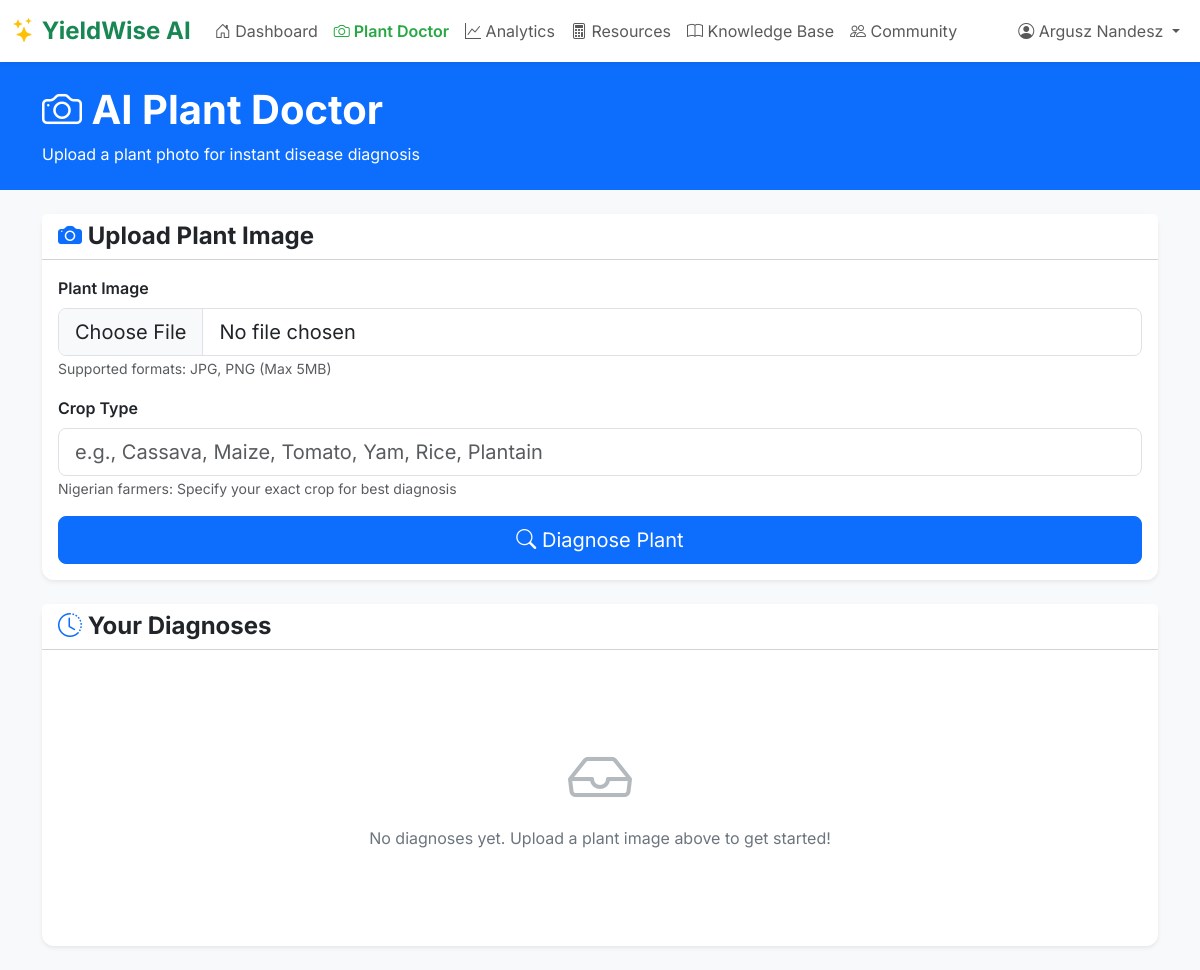
The app's page /diagnostician (signed in), older data.
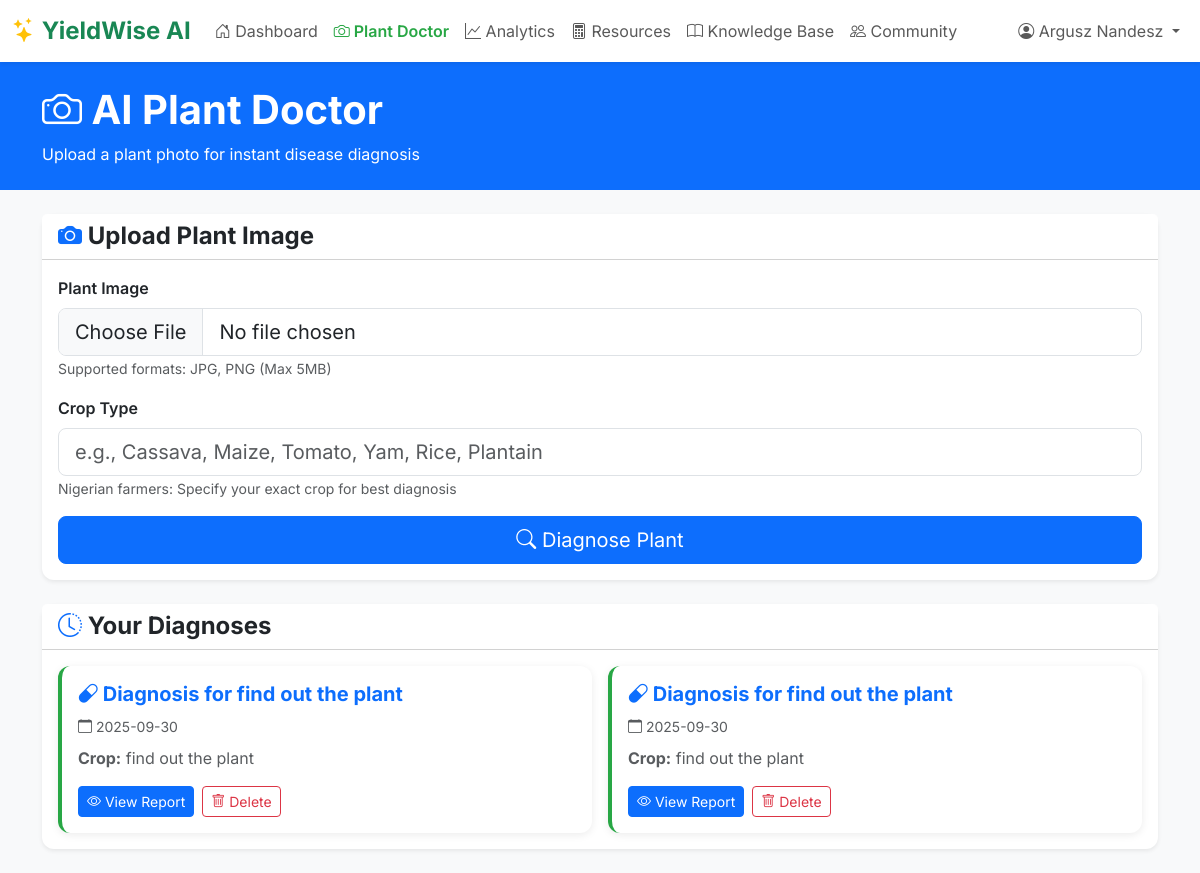
The same page, newer data.
### tables this page shows
CREATE TABLE users (id INTEGER PRIMARY KEY AUTOINCREMENT, email TEXT NOT NULL UNIQUE, password TEXT NOT NULL, name TEXT NOT NULL);

CREATE TABLE diagnoses (id INTEGER PRIMARY KEY AUTOINCREMENT, user_id INTEGER NOT NULL, title TEXT NOT NULL, crop_type TEXT, report_html TEXT NOT NULL, created_at TIMESTAMP DEFAULT CURRENT_TIMESTAMP, FOREIGN KEY (user_id) REFERENCES users (id));

### app.py (the view)
@app.route('/diagnostician', methods=['GET'])
@login_required
def diagnostician():
    conn = get_db_connection()
    plans = conn.execute('SELECT * FROM farm_plans WHERE user_id = ? ORDER BY created_at DESC', (current_user.id,)).fetchall()
    diagnoses = conn.execute('SELECT * FROM diagnoses WHERE user_id = ? ORDER BY created_at DESC', (current_user.id,)).fetchall()
    conn.close()
    return render_template('diagnostician.html', plans=plans, diagnoses=diagnoses)

### app.py (called while the page is built)
def get_db_connection():
    conn = sqlite3.connect('yieldwise.db', check_same_thread=False, detect_types=sqlite3.PARSE_DECLTYPES | sqlite3.PARSE_COLNAMES)
    conn.row_factory = sqlite3.Row
    return conn

@app.template_filter('dateformat')
def dateformat(value, format='%Y-%m-%d'):
    if value is None: return ""
    if isinstance(value, str):
        try: value = datetime.strptime(value, '%Y-%m-%d %H:%M:%S')
        except (ValueError, TypeError): return value
    if hasattr(value, 'strftime'): return value.strftime(format)
    return value

@login_manager.user_loader
def load_user(user_id):
    conn = get_db_connection()
    user_data = conn.execute('SELECT * FROM users WHERE id = ?', (user_id,)).fetchone()
    conn.close()
    if user_data: return User(user_data['id'], user_data['email'], user_data['password'], user_data['name'])
    return None

### templates/diagnostician.html (shortened to what this page needs)
{% extends "base.html" %}
{% block content %}
<div class="bg-primary text-white py-4">
    <div class="container">
        <h1 class="fw-bold mb-2">
            <i class="bi bi-camera"></i> AI Plant Doctor
        </h1>
        <p class="mb-0">Upload a plant photo for instant disease diagnosis</p>
    </div>
</div>
<div class="container py-4">
    <div class="card shadow-sm mb-4">
        <div class="card-header bg-white">
            <h4 class="mb-0 fw-bold"><i class="bi bi-camera-fill text-primary"></i> Upload Plant Image</h4>
        </div>
        <div class="card-body">
            <form id="diagnosis-form" enctype="multipart/form-data">
                <div class="mb-3">
                    <label class="form-label fw-semibold">Plant Image</label>
                    <input type="file" class="form-control form-control-lg" id="plant_image" name="plant_image" accept="image/*" required>
                    <small class="text-muted">Supported formats: JPG, PNG (Max 5MB)</small>
                </div>
                <div class="mb-3">
                    <label class="form-label fw-semibold">Crop Type</label>
                    <input type="text" class="form-control form-control-lg" id="crop_type" name="crop_type" placeholder="e.g., Cassava, Maize, Tomato, Yam, Rice, Plantain" required>
                    <small class="form-text text-muted">Nigerian farmers: Specify your exact crop for best diagnosis</small>
                </div>
                <button type="submit" class="btn btn-primary btn-lg w-100">
                    <i class="bi bi-search"></i> Diagnose Plant
                </button>
            </form>
        </div>
    </div>
    <div class="card shadow-sm">
        <div class="card-header bg-white">
            <h4 class="mb-0 fw-bold"><i class="bi bi-clock-history text-primary"></i> Your Diagnoses</h4>
        </div>
        <div class="card-body">
            {% if diagnoses %}
            <div class="row g-3">
                {% for diagnosis in diagnoses %}
                <div class="col-md-6">
                    <div class="card diagnosis-card h-100">
                        <div class="card-body">
                            <h5 class="fw-bold text-primary">
                                <i class="bi bi-capsule"></i> {{ diagnosis.title }}
                            </h5>
                            <p class="text-muted mb-2">
                                <small>
                                    <i class="bi bi-calendar"></i> {{ diagnosis.created_at|dateformat }}
                                </small>
                            </p>
                            <p class="text-muted mb-3">
                                <strong>Crop:</strong> {{ diagnosis.crop_type }}
                            </p>
                            <div class="d-flex gap-2 flex-wrap">
                                <button class="btn btn-sm btn-primary view-diagnosis" data-diagnosis-id="{{ diagnosis.id }}">
                                    <i class="bi bi-eye"></i> View Report
                                </button>
                                <button class="btn btn-sm btn-outline-danger delete-diagnosis" data-diagnosis-id="{{ diagnosis.id }}">
                                    <i class="bi bi-trash"></i> Delete
                                </button>
                            </div>
                        </div>
                    </div>
                </div>
                {% endfor %}
            </div>
            {% else %}
            <div class="empty-state">
                <i class="bi bi-inbox"></i>
                <p>No diagnoses yet. Upload a plant image above to get started!</p>
            </div>
            {% endif %}
        </div>
    </div>
</div>
{% endblock %}

### templates/base.html (shortened to what this page needs)
<!DOCTYPE html>
<html lang="en">
<head>
    <link href="https://cdn.jsdelivr.net/npm/bootstrap@5.3.2/dist/css/bootstrap.min.css" rel="stylesheet">
    <link rel="stylesheet" href="https://cdn.jsdelivr.net/npm/bootstrap-icons@1.11.3/font/bootstrap-icons.min.css">
    <link rel="stylesheet" href="{{ url_for('static', filename='css/style.css') }}">
</head>
<body>
    <nav class="navbar navbar-expand-lg navbar-light bg-white sticky-top shadow-sm d-none d-lg-block">
        <div class="container-fluid">
            <a class="navbar-brand fw-bold text-success" href="{{ url_for('home') }}">
                <i class="bi bi-stars"></i> YieldWise AI
            </a>
            <div class="collapse navbar-collapse" id="navbarNav">
                <ul class="navbar-nav me-auto">
                    {% if current_user.is_authenticated %}
                    <li class="nav-item">
                        <a class="nav-link {% if request.endpoint == 'dashboard' %}active{% endif %}" href="{{ url_for('dashboard') }}">
                            <i class="bi bi-house-door"></i> Dashboard
                        </a>
                    </li>
                    <li class="nav-item">
                        <a class="nav-link {% if request.endpoint == 'diagnostician' %}active{% endif %}" href="{{ url_for('diagnostician') }}">
                            <i class="bi bi-camera"></i> Plant Doctor
                        </a>
                    </li>
                    <li class="nav-item">
                        <a class="nav-link {% if request.endpoint == 'analytics' %}active{% endif %}" href="{{ url_for('analytics') }}">
                            <i class="bi bi-graph-up"></i> Analytics
                        </a>
                    </li>
                    {% endif %}
                    <li class="nav-item">
                        <a class="nav-link {% if request.endpoint == 'resources' %}active{% endif %}" href="{{ url_for('resources') }}">
                            <i class="bi bi-calculator"></i> Resources
                        </a>
                    </li>
                    <li class="nav-item">
                        <a class="nav-link {% if request.endpoint == 'knowledge_base' %}active{% endif %}" href="{{ url_for('knowledge_base') }}">
                            <i class="bi bi-book"></i> Knowledge Base
                        </a>
                    </li>
                    <li class="nav-item">
                        <a class="nav-link {% if request.endpoint == 'community_showcase' %}active{% endif %}" href="{{ url_for('community_showcase') }}">
                            <i class="bi bi-people"></i> Community
                        </a>
                    </li>
                </ul>
                <ul class="navbar-nav">
                    {% if current_user.is_authenticated %}
                    <li class="nav-item dropdown">
                        <a class="nav-link dropdown-toggle" href="#" role="button" data-bs-toggle="dropdown">
                            <i class="bi bi-person-circle"></i> {{ current_user.name }}
                        </a>
                    </li>
                    {% endif %}
                </ul>
            </div>
        </div>
    </nav>
    <div class="{% if current_user.is_authenticated %}content-wrapper{% endif %}">
        {% block content %}{% endblock %}
    </div>
</body>
</html>

### static/css/style.css (style rules this page uses)
:root { --primary-green: #28a745; --primary-green-dark: #218838; --secondary-gold: #ffc107; --bg-light: #f8f9fa; --text-dark: #212529; --text-muted: #6c757d; --border-color: #dee2e6; }
* { margin: 0; padding: 0; box-sizing: border-box; }
body { font-family: 'Inter', -apple-system, BlinkMacSystemFont, 'Segoe UI', Roboto, sans-serif; background-color: var(--bg-light); color: var(--text-dark); padding-bottom: 70px; }
@media (min-width: 992px) { body { padding-bottom: 0; } }
.content-wrapper { min-height: calc(100vh - 70px); }
@media (min-width: 992px) { .content-wrapper { min-height: auto; } }
.navbar-brand { font-size: 1.5rem; }
.navbar-brand i { color: var(--secondary-gold); }
.nav-link.active { color: var(--primary-green) !important; font-weight: 600; }
.card { border: none; border-radius: 12px; box-shadow: 0 2px 8px rgba(0, 0, 0, 0.08); transition: transform 0.3s, box-shadow 0.3s; }
.plan-card, .diagnosis-card { border-left: 4px solid var(--primary-green); }

Row changes from the older to the newer data that the page shows:
added diagnoses: title "Diagnosis for find out the plant", created_at "2025-09-30", crop_type "find out the plant"
added diagnoses: title "Diagnosis for find out the plant", created_at "2025-09-30", crop_type "find out the plant"
Text that changed along with them:
text no longer shown: "No diagnoses yet. Upload a plant image above to get started!"
